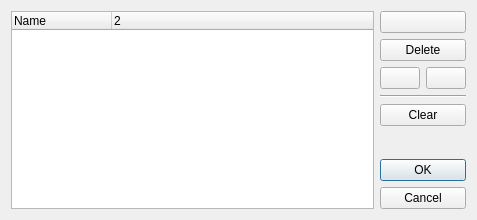
<?xml version="1.0" encoding="UTF-8"?>
<ui version="4.0">
 <class>DataManagerBase</class>
 <widget class="QDialog" name="DataManagerBase">
  <property name="geometry">
   <rect>
    <x>0</x>
    <y>0</y>
    <width>477</width>
    <height>220</height>
   </rect>
  </property>
  <layout class="QGridLayout" name="gridLayout">
   <item row="0" column="0" rowspan="8">
    <widget class="QTreeWidget" name="tree">
     <property name="alternatingRowColors">
      <bool>true</bool>
     </property>
     <property name="itemsExpandable">
      <bool>false</bool>
     </property>
     <property name="allColumnsShowFocus">
      <bool>true</bool>
     </property>
     <property name="columnCount">
      <number>2</number>
     </property>
     <attribute name="headerVisible">
      <bool>true</bool>
     </attribute>
     <column>
      <property name="text">
       <string>Name</string>
      </property>
     </column>
     <column>
      <property name="text">
       <string/>
      </property>
     </column>
    </widget>
   </item>
   <item row="0" column="1" colspan="2">
    <widget class="QPushButton" name="pushAdd">
     <property name="shortcut">
      <string>Ins</string>
     </property>
    </widget>
   </item>
   <item row="1" column="1" colspan="2">
    <widget class="QPushButton" name="pushDelete">
     <property name="text">
      <string extracomment="Command">Delete</string>
     </property>
    </widget>
   </item>
   <item row="2" column="1">
    <widget class="QPushButton" name="pushUp">
     <property name="icon">
      <iconset resource="tht.qrc">
       <normaloff>:/images/arrow-up.png</normaloff>:/images/arrow-up.png</iconset>
     </property>
     <property name="shortcut">
      <string>Ctrl+Up</string>
     </property>
    </widget>
   </item>
   <item row="2" column="2">
    <widget class="QPushButton" name="pushDown">
     <property name="icon">
      <iconset resource="tht.qrc">
       <normaloff>:/images/arrow-down.png</normaloff>:/images/arrow-down.png</iconset>
     </property>
     <property name="shortcut">
      <string>Ctrl+Down</string>
     </property>
    </widget>
   </item>
   <item row="3" column="1" colspan="2">
    <widget class="Line" name="line">
     <property name="orientation">
      <enum>Qt::Horizontal</enum>
     </property>
    </widget>
   </item>
   <item row="4" column="1" colspan="2">
    <widget class="QPushButton" name="pushClear">
     <property name="text">
      <string extracomment="Command">Clear</string>
     </property>
    </widget>
   </item>
   <item row="5" column="1" colspan="2">
    <widget class="QWidget" name="widgetButtons" native="true"/>
   </item>
   <item row="6" column="2">
    <spacer name="verticalSpacer">
     <property name="orientation">
      <enum>Qt::Vertical</enum>
     </property>
     <property name="sizeHint" stdset="0">
      <size>
       <width>20</width>
       <height>0</height>
      </size>
     </property>
    </spacer>
   </item>
   <item row="7" column="1" colspan="2">
    <widget class="QDialogButtonBox" name="buttonBox">
     <property name="sizePolicy">
      <sizepolicy hsizetype="Preferred" vsizetype="Maximum">
       <horstretch>0</horstretch>
       <verstretch>0</verstretch>
      </sizepolicy>
     </property>
     <property name="orientation">
      <enum>Qt::Vertical</enum>
     </property>
     <property name="standardButtons">
      <set>QDialogButtonBox::Cancel|QDialogButtonBox::Ok</set>
     </property>
    </widget>
   </item>
  </layout>
 </widget>
 <resources>
  <include location="tht.qrc"/>
 </resources>
 <connections>
  <connection>
   <sender>pushClear</sender>
   <signal>clicked()</signal>
   <receiver>DataManagerBase</receiver>
   <slot>slotClear()</slot>
   <hints>
    <hint type="sourcelabel">
     <x>370</x>
     <y>151</y>
    </hint>
    <hint type="destinationlabel">
     <x>596</x>
     <y>145</y>
    </hint>
   </hints>
  </connection>
  <connection>
   <sender>pushUp</sender>
   <signal>clicked()</signal>
   <receiver>DataManagerBase</receiver>
   <slot>slotUp()</slot>
   <hints>
    <hint type="sourcelabel">
     <x>348</x>
     <y>111</y>
    </hint>
    <hint type="destinationlabel">
     <x>355</x>
     <y>359</y>
    </hint>
   </hints>
  </connection>
  <connection>
   <sender>pushDown</sender>
   <signal>clicked()</signal>
   <receiver>DataManagerBase</receiver>
   <slot>slotDown()</slot>
   <hints>
    <hint type="sourcelabel">
     <x>387</x>
     <y>110</y>
    </hint>
    <hint type="destinationlabel">
     <x>405</x>
     <y>383</y>
    </hint>
   </hints>
  </connection>
  <connection>
   <sender>pushDelete</sender>
   <signal>clicked()</signal>
   <receiver>DataManagerBase</receiver>
   <slot>slotDelete()</slot>
   <hints>
    <hint type="sourcelabel">
     <x>367</x>
     <y>78</y>
    </hint>
    <hint type="destinationlabel">
     <x>646</x>
     <y>72</y>
    </hint>
   </hints>
  </connection>
  <connection>
   <sender>pushAdd</sender>
   <signal>clicked()</signal>
   <receiver>DataManagerBase</receiver>
   <slot>slotAdd()</slot>
   <hints>
    <hint type="sourcelabel">
     <x>377</x>
     <y>49</y>
    </hint>
    <hint type="destinationlabel">
     <x>612</x>
     <y>54</y>
    </hint>
   </hints>
  </connection>
  <connection>
   <sender>buttonBox</sender>
   <signal>accepted()</signal>
   <receiver>DataManagerBase</receiver>
   <slot>accept()</slot>
   <hints>
    <hint type="sourcelabel">
     <x>360</x>
     <y>223</y>
    </hint>
    <hint type="destinationlabel">
     <x>361</x>
     <y>422</y>
    </hint>
   </hints>
  </connection>
  <connection>
   <sender>buttonBox</sender>
   <signal>rejected()</signal>
   <receiver>DataManagerBase</receiver>
   <slot>reject()</slot>
   <hints>
    <hint type="sourcelabel">
     <x>378</x>
     <y>231</y>
    </hint>
    <hint type="destinationlabel">
     <x>375</x>
     <y>369</y>
    </hint>
   </hints>
  </connection>
  <connection>
   <sender>tree</sender>
   <signal>itemChanged(QTreeWidgetItem*,int)</signal>
   <receiver>DataManagerBase</receiver>
   <slot>slotItemChanged()</slot>
   <hints>
    <hint type="sourcelabel">
     <x>198</x>
     <y>193</y>
    </hint>
    <hint type="destinationlabel">
     <x>213</x>
     <y>337</y>
    </hint>
   </hints>
  </connection>
 </connections>
 <slots>
  <slot>slotAdd()</slot>
  <slot>slotDelete()</slot>
  <slot>slotUp()</slot>
  <slot>slotDown()</slot>
  <slot>slotClear()</slot>
  <slot>slotItemChanged()</slot>
 </slots>
</ui>
